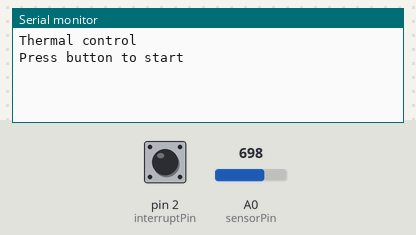
Recording of a sketch running on a simulated Arduino Uno, built with avr-gcc and run on an emulated ATmega328P. Parts: the last lines printed to the serial monitor. Inputs (shaded band) come from the test bench; at power-on: pin 2 (interruptPin) HIGH, A0 (sensorPin) = 698.

Above: at 2.3 s.
2.4 s: pin 2 (interruptPin) pulled LOW for 0.15 s
At 3.8 s:
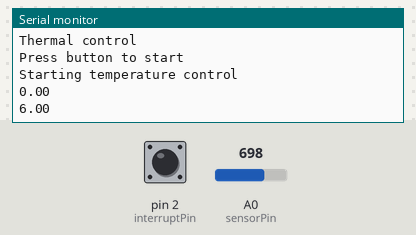
4.0 s: A0 (sensorPin) set to 1012
At 4.9 s:
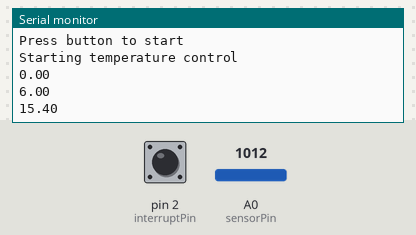
7.0 s: pin 2 (interruptPin) pulled LOW for 1 s
At 8.5 s:
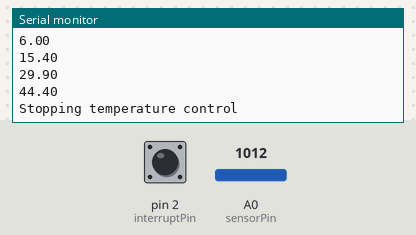
9.5 s: pin 2 (interruptPin) pulled LOW for 0.15 s
At 10.7 s:
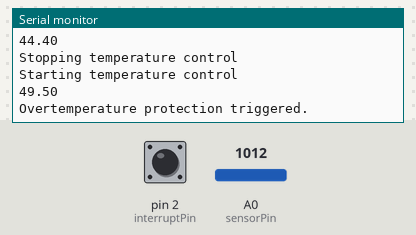
Timing chart, 0 to 12.1 s (numbered marks = the images above; inputs shaded):
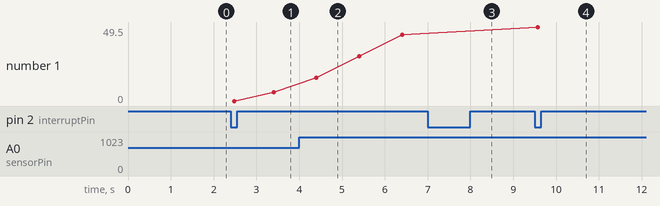

Measured:
- after the input at 2.4 s, the serial monitor: prints a new line after 0.05 s (image 1)
- after the input at 4.0 s, the serial monitor: prints a new line after 0.40 s (image 2)
- after the input at 7.0 s, the serial monitor: prints a new line at once (image 3)
- after the input at 9.5 s, the serial monitor: prints a new line after 0.05 s (image 4)
- plotted number 1: 6 → 44.4 after the input at 4.0 s, 44.4 → 49.5 after the input at 9.5 s

The sketch:

thermal_control.ino
```cpp
// Created by: Emiel Scholten
// Thermal control script for Earth mockup. Space Engineering Practical 2025.
//
// The script is controlled via an external button, connected to pin 2. This starts
// the thermal control. If the temperature is below startTemp, the current is set
// to 3.3 amps (the maximum). The PID loop is only started once that temperature
// is reached, because the integral part might cause the temperature to oscillate
// otherwise. There is an overtemp protection which shuts down power if temperature
// is higher than maxTemp.

#include <SoftwareSerial.h>
#include <ArduPID.h>

// Power supply communications
SoftwareSerial rs232(7, 8); // RX, TX

// PID control settings
ArduPID controller;
double targetTemp = 44.0; // room temp + 20 deg
double current;
double prevcurrent;
double p = 0.75;
double i = 0.0001;
double d = 6;
int updateinterval_PID = 1000; // Update interval in milliseconds
unsigned long currentMillis = 0;    // stores the value of millis() in each iteration of loop()
unsigned long previousPIDMillis = 0;   // will store last time the current was updated
unsigned long previousTempMillis = 0;
const double outputLow = 1.52; // Set lower bound of PID to 1.52 amp to prevent relay clicking noise
const double outputHigh = 2.3; // upper boound of PID to 2.3 amps to prevent relay clicking noise

// Startup control
bool startup = true;
const double startTemp = 39; // Temperature to start PID control

// Temperature probe
#define sensorPin A0 // Define the analog pin, the TMP36's Vout pin is connected to
double currentTemp;
double maxTemp = 47.0; // Maximum temperature for overtemp protection
//running average for reducing noise in the temperature data
const int numSamples = 40; // Number of samples for running average
int readings[numSamples];  // Array to store samples
int index = 0;             // Current index in the array
long total = 0;            // Sum of the samples
int updateinterval_Temp = 100; // Update interval in milliseconds

// For interrupt handling
const byte interruptPin = 2; // Button pin
volatile bool state = LOW;
unsigned long lastISRmillis = 0L;
bool running = false;

void setup()
{
  // Open USB serial communications
  Serial.begin(9600);
  Serial.println("Thermal control");
  Serial.println("Press button to start");

  delay(1000); //Wait for power supply to start
  // set the data rate for the SoftwareSerial port
  rs232.begin(9600);

  // Initialise power supply
  sendRS232("RCL1"); // Recall settings from program M1
  sendRS232("OCP1"); // Turn on overcurrent protection (shuts down power in case of a short circuit)
  sendRS232("ISET1:0");
  sendRS232("ISET2:0.5");
  sendRS232("VSET1:0");
  sendRS232("VSET2:7.0");

  // Initialise start/stop button interrupt
  pinMode(2, INPUT_PULLUP);
  pinMode(interruptPin, INPUT_PULLUP);
  attachInterrupt(digitalPinToInterrupt(interruptPin), ISR_button_pressed, FALLING);

  // Initialise PID
  controller.begin(&currentTemp, &current, &targetTemp, p, i, d);
  controller.setOutputLimits(outputLow, outputHigh);

  // Initialise temperature probe
  analogReference(INTERNAL); // Set reference voltage of ADC to 1.1V instead of 5V
  for (int i = 0; i < numSamples; i++) {
    readings[i] = 0; // Initialize readings to zero
  }
}

void loop()
{
  currentMillis = millis();
  if (state) {
    button_press();
  }
  if (running && currentMillis - previousPIDMillis >= updateinterval_PID) {
    run_PID();
    previousPIDMillis = currentMillis;
  }
  if (running && currentMillis - previousTempMillis >= updateinterval_Temp) {
    get_temp();
    previousTempMillis = currentMillis;
  }
}

String sendRS232(String command) {
  // Serial.println(command); // for debugging
  rs232.print(command); // Use print() to send the command string

  // Wait for response from RS232
  delay(15);

  // Read entire response
  String response = "";
  while (rs232.available()) {
    response += (char)rs232.read();
    delay(1); // Small delay to allow more characters to arrive
  }
  return response;
}

// Interrupt handling
void ISR_button_pressed(void)
{
  if (millis() > lastISRmillis + 200)//200 mS debounce time
  {
    state = true;//set flag
    lastISRmillis = millis();
  }
}

void button_press()
{
  if (!running) {
      running = true;
      sendRS232("ISET1:0"); // Set current to start at 0
      sendRS232("VSET1:30"); // Set voltage to 30 Volts
      Serial.println("Starting temperature control");
  } else {
      running = false;
      sendRS232("ISET1:0"); // Set current to 0
      sendRS232("VSET1:0"); // Set voltage to 0
      Serial.println("Stopping temperature control");
  }
  state = false;//reset interrupt flag
}

void get_temp() {
  // Get the voltage reading from the TMP36
  int reading = analogRead(sensorPin);
  // Convert that reading into voltage
  double voltage = reading * (1.1 / 1024.0);

  // Convert the voltage into the temperature in Celsius
  double newReading = (voltage - 0.5) * 100; // why 0.5? no idea

  // running average
  total -= readings[index];   // Subtract the oldest value from the sum
  readings[index] = newReading; // Store new reading in the array
  total += newReading;        // Add the new value to the sum

  index = (index + 1) % numSamples; // Move index in circular manner

  currentTemp = total / (float)numSamples; // Compute the running average

  // Switch from high current starting mode to PID controlled mode at startTemp
  if (currentTemp > startTemp) {
    startup = false;
  } else {
    startup = true;
  }
}

void run_PID()
{
  // Print the temperature in Celsius
  Serial.println(currentTemp);

  // overtemp protection
  if (currentTemp > maxTemp)
  {
    running = false;
    Serial.println("Overtemperature protection triggered.");
    sendRS232("OUT0"); // Turn off power supply output
  }
  else if (startup) {
    sendRS232("ISET1:3.3"); // In startup mode, deliver max power
  } else {
    // run PID
    controller.compute();
    sendRS232("ISET1:" + String(current, 3));  // Convert float to string with 3 decimal places

    // Uncomment to print PID debug
    // controller.debug(&Serial, "Controller", PRINT_INPUT    | // Can include or comment out any of these terms to print
    //                                         PRINT_OUTPUT   | // in the Serial plotter
    //                                         PRINT_SETPOINT |
    //                                         PRINT_BIAS     |
    //                                         PRINT_P        |
    //                                         PRINT_I        |
    //                                         PRINT_D);
  }
}
```
